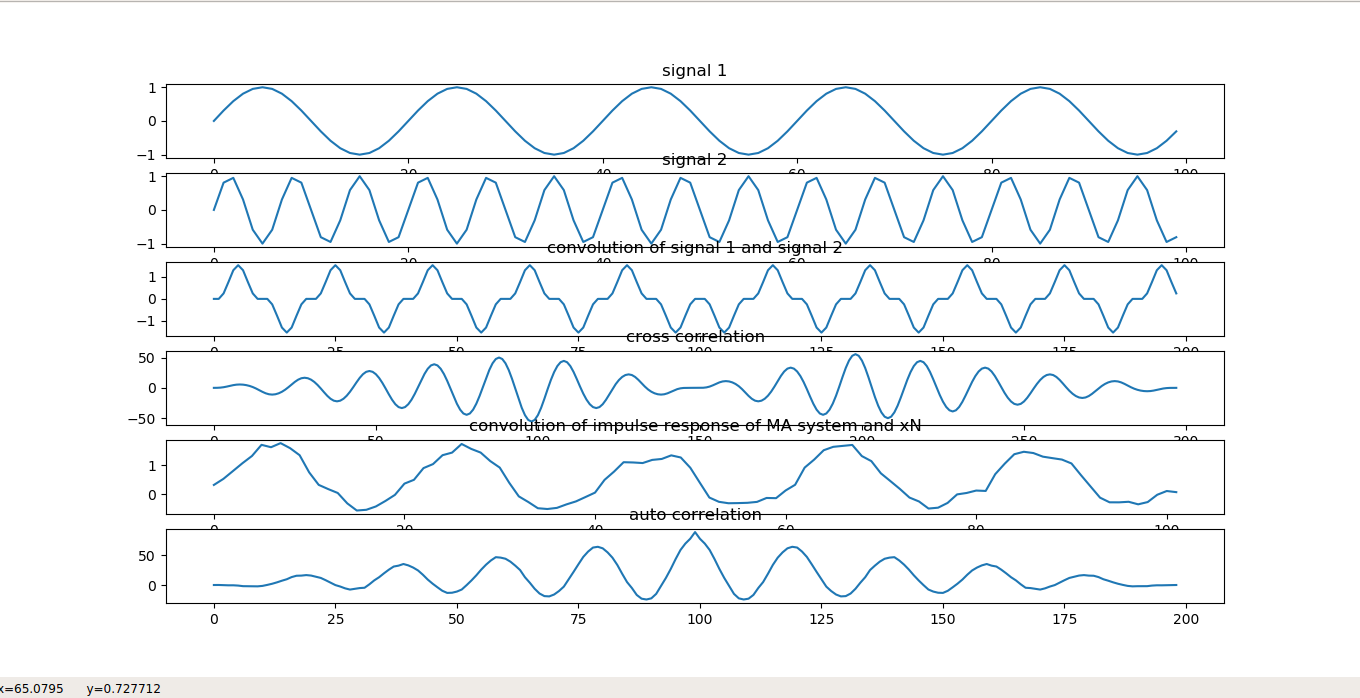

The script that drew this image:
import numpy as np
import matplotlib.pyplot as plt
def convolve(x,h):
	y=[]
	b=(len(x)+len(h)-1)
	for n in range(b):
		s=0
		for k in range(len(x)):
			if n-k<len(h) and n-k>=0:
				s=s+(x[k]*h[n-k])
		y=np.append(y,s)
	return(y)
def timerev(x):
	lnx=len(x)
	y=np.zeros(lnx)
	for i in range(lnx):
		if lnx-i>=0 and lnx-i<=lnx:
			y[i]=x[lnx-i-1]
	return(y)
m=input("enter number of samples for x[n]:")
x=[]
for i in range(m):
	y=int(input("enter samples for x[n]:"))
	x=np.append(x,y)
print(x)
p=input("enter number of samples for h[n]:")
h=np.zeros(p)
for i in range(p):
	h[i]=input("enter samples for h[n]:")
print(h)
result=convolve(x,h)
print("convolution of x[n] and h[n] is:",result)
f=timerev(result)
print("time reversal of convolution result is:",f)
rxy=convolve(x,f)
print("cross correlation:",rxy)
f1=int(input("enter signal 1 frequency:"))
f2=int(input("enter signal 2 frequency:"))
fs=int(input("enter sampling frequency:"))
x1=np.arange(0,10,0.1)
y1=np.sin(2*np.pi*(float(f1)/float(fs))*x1)
y2=np.sin(2*np.pi*(float(f2)/float(fs))*x1)
r=convolve(y1,y2)
q=timerev(r)
y3=convolve(y1,q)
N=np.random.rand(y1.shape[0])
xN=y1+N
h=[1.0/3.0,1.0/3.0,1.0/3.0]
y4=convolve(h,xN)
v=timerev(xN)
ac=convolve(v,xN)
plt.subplot(611)
plt.plot(y1)
plt.title("signal 1")
plt.subplot(612)
plt.plot(y2)
plt.title("signal 2")
plt.subplot(613)
plt.plot(r)
plt.title("convolution of signal 1 and signal 2")
plt.subplot(614)
plt.plot(y3)
plt.title("cross correlation")
plt.subplot(615)
plt.plot(y4)
plt.title("convolution of impulse response of MA system and xN")
plt.subplot(616)
plt.plot(ac)
plt.title("auto correlation")
plt.show()
